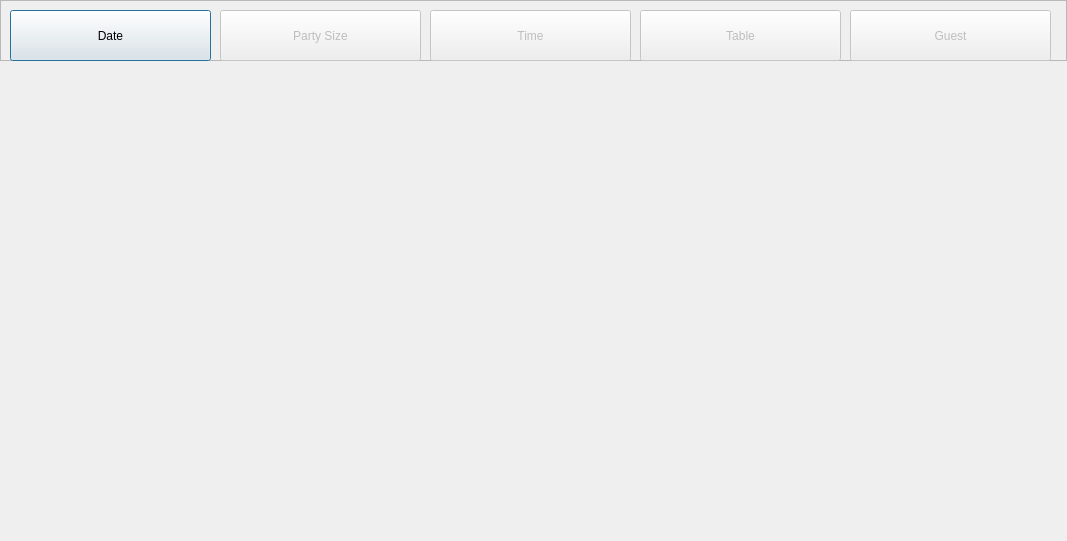
<?xml version="1.0" encoding="UTF-8"?>
<ui version="4.0">
 <class>Booking</class>
 <widget class="QDialog" name="Booking">
  <property name="geometry">
   <rect>
    <x>0</x>
    <y>0</y>
    <width>1067</width>
    <height>541</height>
   </rect>
  </property>
  <property name="minimumSize">
   <size>
    <width>1067</width>
    <height>541</height>
   </size>
  </property>
  <property name="maximumSize">
   <size>
    <width>1067</width>
    <height>541</height>
   </size>
  </property>
  <property name="windowTitle">
   <string>Dialog</string>
  </property>
  <widget class="QStackedWidget" name="BookingWidget">
   <property name="geometry">
    <rect>
     <x>0</x>
     <y>60</y>
     <width>1067</width>
     <height>481</height>
    </rect>
   </property>
   <property name="currentIndex">
    <number>-1</number>
   </property>
  </widget>
  <widget class="QFrame" name="frame">
   <property name="geometry">
    <rect>
     <x>0</x>
     <y>0</y>
     <width>1067</width>
     <height>61</height>
    </rect>
   </property>
   <property name="frameShape">
    <enum>QFrame::StyledPanel</enum>
   </property>
   <property name="frameShadow">
    <enum>QFrame::Raised</enum>
   </property>
   <widget class="QPushButton" name="pbDate">
    <property name="geometry">
     <rect>
      <x>10</x>
      <y>10</y>
      <width>201</width>
      <height>51</height>
     </rect>
    </property>
    <property name="text">
     <string>Date</string>
    </property>
   </widget>
   <widget class="QPushButton" name="pbSize">
    <property name="enabled">
     <bool>false</bool>
    </property>
    <property name="geometry">
     <rect>
      <x>220</x>
      <y>10</y>
      <width>201</width>
      <height>51</height>
     </rect>
    </property>
    <property name="styleSheet">
     <string notr="true">pbSize.setEnabled(False)</string>
    </property>
    <property name="text">
     <string>Party Size</string>
    </property>
   </widget>
   <widget class="QPushButton" name="pbTime">
    <property name="enabled">
     <bool>false</bool>
    </property>
    <property name="geometry">
     <rect>
      <x>430</x>
      <y>10</y>
      <width>201</width>
      <height>51</height>
     </rect>
    </property>
    <property name="text">
     <string>Time</string>
    </property>
   </widget>
   <widget class="QPushButton" name="pbTable">
    <property name="enabled">
     <bool>false</bool>
    </property>
    <property name="geometry">
     <rect>
      <x>640</x>
      <y>10</y>
      <width>201</width>
      <height>51</height>
     </rect>
    </property>
    <property name="text">
     <string>Table</string>
    </property>
   </widget>
   <widget class="QPushButton" name="pbGuest">
    <property name="enabled">
     <bool>false</bool>
    </property>
    <property name="geometry">
     <rect>
      <x>850</x>
      <y>10</y>
      <width>201</width>
      <height>51</height>
     </rect>
    </property>
    <property name="text">
     <string>Guest</string>
    </property>
   </widget>
  </widget>
 </widget>
 <resources/>
 <connections/>
</ui>
